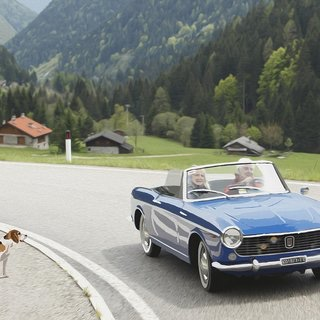
#> input picture img/general/g11.jpeg, 320 x 320 px, given in place of g_pic.jpeg, which was not available
$ python sift_matching_example.py
#> lines starting #> are read from the running program, lines starting #| are printed output that depends on the picture; pictures that were not available may be replaced by others from this repository, and a replacement may not be noted
#> further down, input_img is the input picture: shape (320, 320, 3); mean R, G, B 129.3, 134.2, 128.5
import numpy as np
import cv2 as cv
from matplotlib import pyplot as plt
from skimage import io
import time

def resizing_img(img_para):
    height, width = img_para.shape[:2]
    thumbnail = cv.resize(img_para, (round(width/5), round(height/5)), interpolation = cv.INTER_AREA)
    return thumbnail


def matching_sift(query_img, train_img):
#> called with train_img = 'img/r2.jpg'
    MIN_MATCH_COUNT = 10
    img1 = query_img       # queryImage
    img2 = io.imread(train_img) # trainImage
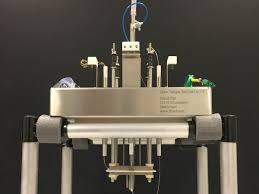
#> input picture img/general/g12.jpeg, 259 x 194 px, given in place of r2.jpg, which was not available
#> img2 is the input picture: shape (194, 259, 3); mean R, G, B 86.9, 81.8, 71.4
    img1 = resizing_img(img1)
#> in resizing_img, `thumbnail = cv.resize(img_para, (round(width/5), round(height/5)), int..`:
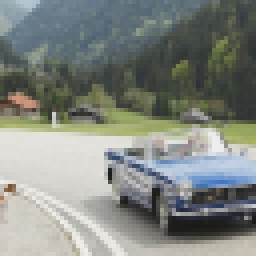
#> thumbnail: shape (64, 64, 3) (shown 4 times larger); mean R, G, B 129.3, 134.2, 128.5
    img2 = resizing_img(img2)
#> in resizing_img (call 2), `thumbnail = cv.resize(img_para, (round(width/5), round(height/5)), int..`:
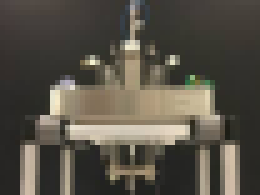
#> thumbnail: shape (39, 52, 3) (shown 5 times larger); mean R, G, B 86.9, 81.8, 71.4

    try:
        w, h, c = img2.shape
#> w = 39; h = 52; c = 3
        gray1 = cv.cvtColor(img1, cv.COLOR_BGR2GRAY)
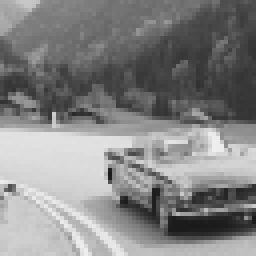
#> gray1: shape (64, 64) (shown 4 times larger); min 26, max 239, mean 132
        gray2 = cv.cvtColor(img2, cv.COLOR_BGR2GRAY)
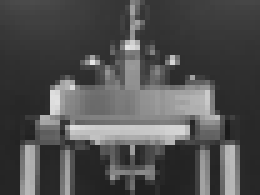
#> gray2: shape (39, 52) (shown 5 times larger); min 27, max 230, mean 79.3
    except ValueError as e :

        gray1 = cv.cvtColor(img1, cv.COLOR_BGR2GRAY)
        gray2 = img2


    # Initiate SIFT detector
    sift = cv.xfeatures2d.SIFT_create()
    # find the keypoints and descriptors with SIFT
    kp1, des1 = sift.detectAndCompute(gray1,None)
#> kp1 = 40 keypoints; strongest (x, y, size): (31, 50, 1.9), (45, 57, 4.6), (34, 38, 1.9), (35, 52, 8.1)
    kp2, des2 = sift.detectAndCompute(gray2,None)
#> kp2 = 20 keypoints; strongest (x, y, size): (26, 9, 1.9), (46, 30, 2.4), (6, 31, 2.5), (15, 26, 2.1)
    FLANN_INDEX_KDTREE = 1
    index_params = dict(algorithm = FLANN_INDEX_KDTREE, trees = 5)
    search_params = dict(checks = 50)
    flann = cv.FlannBasedMatcher(index_params, search_params)
    matches = flann.knnMatch(des1,des2,k=2)
#> matches = 40 matches
    # store all the good matches as per Lowe's ratio test.
    good = []
    for m,n in matches:
        if m.distance < 0.7*n.distance:
            good.append(m)

        if len(good) > MIN_MATCH_COUNT:
            src_pts = np.float32([kp1[m.queryIdx].pt for m in good]).reshape(-1, 1, 2)
            dst_pts = np.float32([kp2[m.trainIdx].pt for m in good]).reshape(-1, 1, 2)
            M, mask = cv.findHomography(src_pts, dst_pts, cv.RANSAC, 5.0)
            matchesMask = mask.ravel().tolist()
            h, w, d = img1.shape
            pts = np.float32([[0, 0], [0, h - 1], [w - 1, h - 1], [w - 1, 0]]).reshape(-1, 1, 2)
            dst = cv.perspectiveTransform(pts, M)
            img2 = cv.polylines(img2, [np.int32(dst)], True, 255, 3, cv.LINE_AA)
        else:
           # print("Not enough matches are found - {}/{}".format(len(good), MIN_MATCH_COUNT))
            matchesMask = None
#> this loop made 40 passes
#> after the loop, good = []

    # [8 lines of commented-out code are left out]
    return len(good)


start_time = time.time()

input_img = io.imread("img/g_pic.jpeg")
img_list = ['img/r2.jpg','img/r3.jpg','img/r6.jpg','img/r7.jpg','img/r8.jpg','img/r14.jpg','img/r15.jpg','img/r16.jpg','img/r17.jpg','img/r19.jpg','img/r20.jpg','img/r1.jpg','img/g1.jpeg','img/low8.jpeg','img/low7.jpeg','img/low5.jpeg','img/g6.png','img/g7.jpeg','img/g8.jpeg','img/g9.jpeg','img/low4.jpeg',"img/g_pic2.jpg"]
print("list length is "+str(len(img_list)))
result = []

for t_img in img_list:
#> (the run stopped early here; a loop or call above may not have finished)
